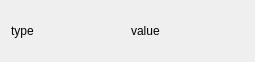
<?xml version="1.0" encoding="UTF-8"?>
<!-- Copyright 2024, LxHTT and Aehxy.

     Part of "MEFrp-Launcher-Qt", a frpc launcher for ME Frp.

     Licensed under the GNU General Public License, Version 3.0, with our
     additional agreements. (the "License");
     you may not use this file except in compliance with the License.
     You may obtain a copy of the License at

        https://github.com/LxHTT/MEFrp-Launcher-Qt/raw/master/LICENSE -->


<ui version="4.0">
 <class>UserInfoWidget</class>
 <widget class="QWidget" name="UserInfoWidget">
  <property name="geometry">
   <rect>
    <x>0</x>
    <y>0</y>
    <width>255</width>
    <height>62</height>
   </rect>
  </property>
  <property name="sizePolicy">
   <sizepolicy hsizetype="Expanding" vsizetype="Fixed">
    <horstretch>0</horstretch>
    <verstretch>0</verstretch>
   </sizepolicy>
  </property>
  <property name="minimumSize">
   <size>
    <width>0</width>
    <height>62</height>
   </size>
  </property>
  <property name="maximumSize">
   <size>
    <width>16777215</width>
    <height>62</height>
   </size>
  </property>
  <property name="windowTitle">
   <string/>
  </property>
  <layout class="QHBoxLayout" name="horizontalLayout">
   <item>
    <widget class="StrongBodyLabel" name="titleLabel">
     <property name="sizePolicy">
      <sizepolicy hsizetype="Expanding" vsizetype="Fixed">
       <horstretch>0</horstretch>
       <verstretch>0</verstretch>
      </sizepolicy>
     </property>
     <property name="text">
      <string>type</string>
     </property>
    </widget>
   </item>
   <item>
    <widget class="BodyLabel" name="valueLabel">
     <property name="sizePolicy">
      <sizepolicy hsizetype="Expanding" vsizetype="Fixed">
       <horstretch>0</horstretch>
       <verstretch>0</verstretch>
      </sizepolicy>
     </property>
     <property name="text">
      <string>value</string>
     </property>
    </widget>
   </item>
  </layout>
 </widget>
 <customwidgets>
  <customwidget>
   <class>BodyLabel</class>
   <extends>QLabel</extends>
   <header>qmaterialwidgets</header>
  </customwidget>
  <customwidget>
   <class>StrongBodyLabel</class>
   <extends>QLabel</extends>
   <header>qmaterialwidgets</header>
  </customwidget>
 </customwidgets>
 <resources/>
 <connections/>
</ui>
